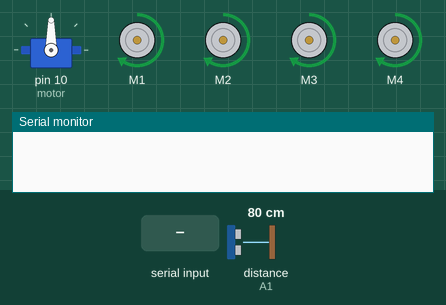
Simulated run of this sketch. Board: Arduino Uno, built with avr-gcc and run on an emulated ATmega328P. On the bench: servo, 4 × DC motor (green arrow = forward, orange = backward, longer = faster), the last lines printed to the serial monitor. Wiring (inferred from the names in the program): ultrasonic range finder: trigger A0; echo A1. The test bench sets the inputs (shaded band); at power-on: distance to the obstacle (sensor on A1) 80 cm. The echo pulse lasts 58.3 µs per cm.

Above: at 1.2 s.
1.3 s: distance to the obstacle (sensor on A1) set to 24 cm
2.8 s: distance to the obstacle (sensor on A1) set to 19 cm
At 3.5 s:
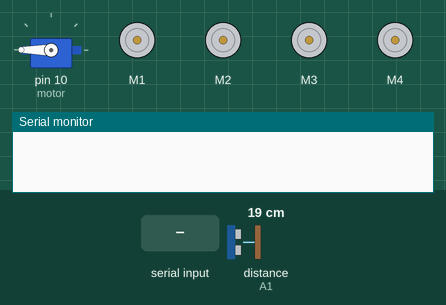
At 5.1 s:
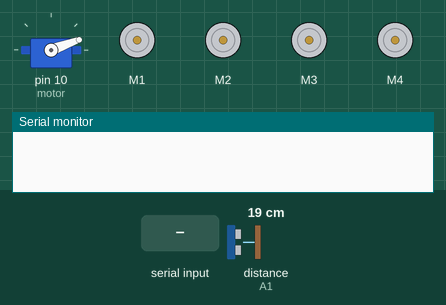
5.8 s: "F" received over Serial
At 8.2 s:
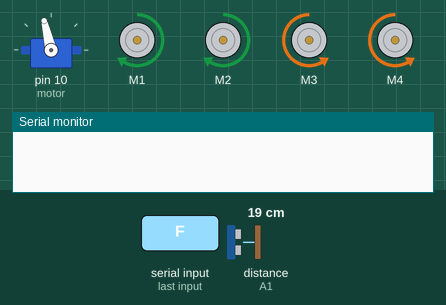
8.8 s: "R" received over Serial
11.8 s: byte 83 ('S') received over Serial
14.8 s: distance to the obstacle (sensor on A1) set to 120 cm
At 17.1 s:
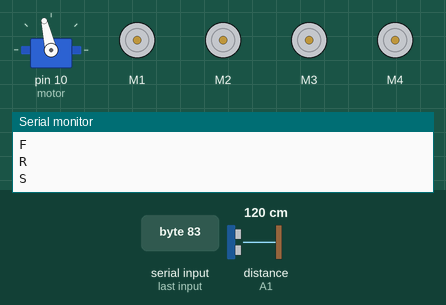
Timing chart, 0 to 18.6 s (numbered marks = the images above; inputs shaded):
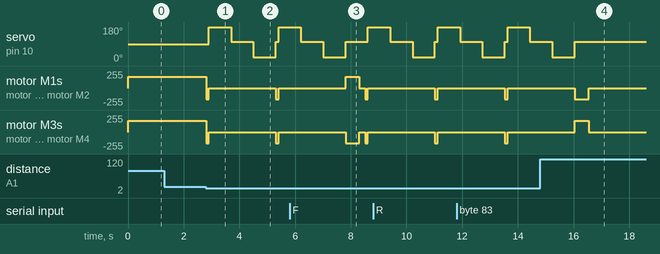

Measured:
- the behaviour switches between 22 and 21 cm on distance to the obstacle (sensor on A1) (found by bisection; images 0 and 1)
- after the input at 1.3 s, every drawn part: stays the same
- after the input at 2.8 s, servo on pin 10 (motor): 90° → 180° after 0.10 s, → 103° 0.80 s later, → 20° 0.80 s later, → 103° 0.80 s later, … (5 changes in this stretch); motor M1–4: alternates backward 170/255 for 0.10 s and stopped for 2.4 s, starting at once
- after the input at 14.8 s, servo on pin 10 (motor): goes on until 16.0 s, then stays 103°

The sketch:

bluetooth_control_voice_obstacle.ino
```cpp
/*
 * https://youtu.be/gDJCKzaqGEs
 */

#include <Servo.h>
#include <AFMotor.h>

#define Echo A1
#define Trig A0
#define motor 10
#define Speed 170
#define spoint 103

char value;
int distance;
int Left;
int Right;
int L = 0;
int R = 0;
int L1 = 0;
int R1 = 0;

Servo servo;
AF_DCMotor M1(1);
AF_DCMotor M2(2);
AF_DCMotor M3(3);
AF_DCMotor M4(4);

void setup() {
  Serial.begin(9600);
  pinMode(Trig, OUTPUT);
  pinMode(Echo, INPUT);
  servo.attach(motor);
  M1.setSpeed(Speed);
  M2.setSpeed(Speed);
  M3.setSpeed(Speed);
  M4.setSpeed(Speed);
}
void loop() {
  Obstacle();
  Bluetoothcontrol();
  //voicecontrol();
}

void Bluetoothcontrol() {
  if (Serial.available() > 0) {
    value = Serial.read();
    Serial.println(value);
  }
  if (value == 'F') {
    forward();
  } else if (value == 'B') {
    backward();
  } else if (value == 'L') {
    left();
  } else if (value == 'R') {
    right();
  } else if (value == 'S') {
    Stop();
  }
}

void Obstacle() {
  distance = ultrasonic();
  if (distance <= 20) {
    Stop();
    backward();
    delay(100);
    Stop();
    L = leftsee();
    servo.write(spoint);
    delay(800);
    R = rightsee();
    servo.write(spoint);
    if (L < R) {
      right();
      delay(500);
      Stop();
      delay(200);
    } else if (L > R) {
      left();
      delay(500);
      Stop();
      delay(200);
    }
  } else {
    forward();
  }

}

void voicecontrol() {
  if (Serial.available() > 0) {
    value = Serial.read();
    Serial.println(value);
    if (value == '^') {
      forward();
    } else if (value == '-') {
      backward();
    } else if (value == '<') {
      L = leftsee();
      servo.write(spoint);
      if (L >= 10 ) {
        left();
        delay(500);
        Stop();
      } else if (L < 10) {
        Stop();
      }
    } else if (value == '>') {
      R = rightsee();
      servo.write(spoint);
      if (R >= 10 ) {
        right();
        delay(500);
        Stop();
      } else if (R < 10) {
        Stop();
      }
    } else if (value == '*') {
      Stop();
    }
  }
}

int ultrasonic() {
  digitalWrite(Trig, LOW);
  delayMicroseconds(4);
  digitalWrite(Trig, HIGH);
  delayMicroseconds(10);
  digitalWrite(Trig, LOW);
  long t = pulseIn(Echo, HIGH);
  long cm = t / 29 / 2; //time convert distance
  return cm;
}

void forward() {
  M1.run(FORWARD);
  M2.run(FORWARD);
  M3.run(FORWARD);
  M4.run(FORWARD);
}
void backward() {
  M1.run(BACKWARD);
  M2.run(BACKWARD);
  M3.run(BACKWARD);
  M4.run(BACKWARD);
}
void right() {
  M1.run(BACKWARD);
  M2.run(BACKWARD);
  M3.run(FORWARD);
  M4.run(FORWARD);
}
void left() {
  M1.run(FORWARD);
  M2.run(FORWARD);
  M3.run(BACKWARD);
  M4.run(BACKWARD);
}
void Stop() {
  M1.run(RELEASE);
  M2.run(RELEASE);
  M3.run(RELEASE);
  M4.run(RELEASE);
}
int rightsee() {
  servo.write(20);
  delay(800);
  Left = ultrasonic();
  return Left;
}

int leftsee() {
  servo.write(180);
  delay(800);
  Right = ultrasonic();
  return Right;
}
```
